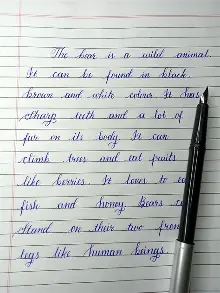
#> input picture samples/sample_cursive_blue.webp, 220 x 293 px
$ python -i style_analyzer.py   (imports and definitions only)
#> lines starting #> are read from the running program, lines starting #| are printed output that depends on the picture; after the words box and inside, x2 and y2 are one past the last pixel; in counts of white or black regions, pixels touching at a corner belong together
"""Biometric Handwriting Style Analyzer for Text_Writter.

Analyzes single or multiple uploaded handwriting sample images to extract:
- Stroke thickness & dynamic range (distance transform & skeletonization)
- Slant & inclination angle (projection profile variance / Radon transform)
- Ink color & palette extraction (core pen ink, bleed, hex color)
- Baseline wobble & vertical jitter
- Letter and word spacing ratios
- Paper background color & grain
- Multi-sample aggregation for robust consistency

Works seamlessly with English, Hindi, Tamil, Telugu, and all supported scripts.
"""
from __future__ import annotations

import math
from dataclasses import asdict, dataclass, field
from pathlib import Path
from typing import Any, Dict, List, Optional, Tuple, Union

import cv2
import numpy as np
from PIL import Image


@dataclass
class HandwritingStyleProfile:
    stroke_thickness: float = 3.0          # Average stroke width in pixels
    slant_angle: float = 0.0               # Degrees: negative = forward slant (italic), positive = backward
    ink_color_rgb: Tuple[int, int, int] = (24, 62, 132)  # Extracted pen RGB
    ink_color_hex: str = "#183e84"         # Hex string for UI
    font_family: str = "caveat"            # Matched handwriting font family: caveat, patrick, indie, kalam
    font_family_name: str = "Flowing Cursive (Caveat)"
    ink_pressure_variance: float = 0.12    # Natural stroke intensity fluctuation
    baseline_wobble: float = 1.6           # Standard deviation of baseline jitter in pixels
    letter_spacing_ratio: float = 1.0      # Multiplier on font letter spacing (0.8 - 1.5)
    word_spacing_ratio: float = 1.1        # Multiplier on word spacing (0.8 - 1.6)
    line_spacing_ratio: float = 1.0        # Multiplier on line height (0.9 - 1.4)
    edge_roughness: float = 0.05           # Ink bleed / paper texture edge disturbance
    paper_color_rgb: Tuple[int, int, int] = (253, 251, 247)
    detected_script: str = "Unknown"
    sample_count: int = 1
    confidence: float = 0.85
    summary_card: Dict[str, Any] = field(default_factory=dict)

    # [5 lines left out: function to_dict, not called in this run]


def _load_image(img_input: Union[str, Path, Image.Image, np.ndarray]) -> np.ndarray:
    """Load any image input into a BGR numpy array."""
    if isinstance(img_input, np.ndarray):
        if img_input.ndim == 2:
            return cv2.cvtColor(img_input, cv2.COLOR_GRAY2BGR)
        return img_input
    if isinstance(img_input, Image.Image):
        rgb = np.array(img_input.convert("RGB"))
        return cv2.cvtColor(rgb, cv2.COLOR_RGB2BGR)

    p = Path(img_input)
    if not p.exists():
        raise FileNotFoundError(f"Image not found: {p}")
    bgr = cv2.imread(str(p))
    if bgr is None:
        raise ValueError(f"Failed to decode image: {p}")
    return bgr


def _extract_slant_angle(bw: np.ndarray) -> float:
    """Estimate handwriting slant angle by maximizing vertical projection variance."""
    h, w = bw.shape
    if h < 10 or w < 10 or np.sum(bw > 0) < 50:
        return 0.0

    # Resize large images for speed
    scale = 1.0
    if h > 300:
        scale = 300.0 / h
        bw_small = cv2.resize(bw, (int(w * scale), 300), interpolation=cv2.INTER_NEAREST)
    else:
        bw_small = bw

    sh, sw = bw_small.shape
    angles = np.linspace(-30.0, 30.0, 31)
    best_angle = 0.0
    best_var = -1.0

    for angle in angles:
        rad = np.deg2rad(angle)
        shear_m = np.float32([[1.0, -np.tan(rad), 0.0], [0.0, 1.0, 0.0]])
        sheared = cv2.warpAffine(bw_small, shear_m, (sw, sh), flags=cv2.INTER_LINEAR, borderValue=0)
        col_proj = np.sum(sheared, axis=0)
        proj_var = float(np.var(col_proj))
        if proj_var > best_var:
            best_var = proj_var
            best_angle = float(angle)

    return float(np.clip(best_angle, -25.0, 25.0))


def _extract_stroke_thickness(bw: np.ndarray) -> float:
    """Estimate physical stroke thickness using distance transform on foreground ink."""
    if np.sum(bw > 0) < 30:
        return 2.6

    dist = cv2.distanceTransform(bw, cv2.DIST_L2, 5)
    # Centerline distance * 2 approximates pen stroke width in pixels
    positive_dist = dist[dist > 0.6]
    if len(positive_dist) == 0:
        return 2.4

    # Filter out non-stroke giant blobs (shadows/margins) via upper cap before median
    stroke_estimates = positive_dist[positive_dist <= 6.0] * 2.0
    if len(stroke_estimates) > 0:
        median_stroke = float(np.median(stroke_estimates))
        return float(np.clip(median_stroke, 1.5, 4.5))
    return 2.6


def _extract_ink_and_paper_colors(bgr: np.ndarray, bw: np.ndarray) -> Tuple[Tuple[int, int, int], str, Tuple[int, int, int]]:
    """Extract dominant ink color and paper background color."""
    ink_mask = bw > 0
    paper_mask = bw == 0

    # Ink color
    if np.sum(ink_mask) > 50:
        ink_pixels = bgr[ink_mask]
        # Sort by brightness (luminance) to sample the deep ink core, not anti-aliased edge
        lum = 0.299 * ink_pixels[:, 2] + 0.587 * ink_pixels[:, 1] + 0.114 * ink_pixels[:, 0]
        sorted_idx = np.argsort(lum)
        core_sample = ink_pixels[sorted_idx[:max(20, len(sorted_idx) // 4)]]
        median_bgr = np.median(core_sample, axis=0).astype(int)
        ink_rgb = (int(median_bgr[2]), int(median_bgr[1]), int(median_bgr[0]))
    else:
        ink_rgb = (24, 62, 132)  # Default classic blue

    ink_hex = f"#{ink_rgb[0]:02x}{ink_rgb[1]:02x}{ink_rgb[2]:02x}"

    # Paper color
    if np.sum(paper_mask) > 100:
        paper_pixels = bgr[paper_mask]
        median_paper = np.median(paper_pixels, axis=0).astype(int)
        paper_rgb = (int(median_paper[2]), int(median_paper[1]), int(median_paper[0]))
    else:
        paper_rgb = (253, 251, 247)

    return ink_rgb, ink_hex, paper_rgb


def _estimate_baseline_wobble(bw: np.ndarray) -> float:
    """Estimate natural vertical baseline wobble from character baselines."""
    # Compute horizontal projection
    row_proj = np.sum(bw, axis=1)
    if len(row_proj) < 10 or np.max(row_proj) == 0:
        return 1.6

    # Detect baseline peaks
    gradient = np.gradient(row_proj)
    wobble = float(np.std(gradient)) / (np.mean(gradient) + 1e-5)
    return float(np.clip(wobble * 0.3, 0.8, 3.2))


def _classify_handwriting_font_style(
    bw: np.ndarray,
    slant: float,
    wobble: float,
    stroke_w: float,
) -> Tuple[str, str, float]:
    """Classify handwriting sample into best matching font style family:
    - patrick: Neat print notes, upright, tall/narrow isolated letters
    - indie: Casual, rounded, wide open loops
    - caveat: Flowing cursive, connected ligatures, natural handwriting
    - kalam: Organic student notebook handwriting
    """
    num_labels, labels, stats, _ = cv2.connectedComponentsWithStats(bw)
    valid = [s for s in stats[1:] if s[4] > 20 and s[3] > 6]
    if len(valid) < 3:
        return "caveat", "Flowing Cursive (Caveat)", 0.75

    aspects = [s[2] / max(1.0, float(s[3])) for s in valid]
    median_a = float(np.median(aspects))
    wide_ratio = sum(1 for a in aspects if a > 1.35) / len(valid)
    tall_ratio = sum(1 for a in aspects if a < 0.85) / len(valid)

    # Classification rules based on connectivity, aspect ratio, slant and wobble
    if tall_ratio >= 0.38 and wide_ratio < 0.28:
        return "patrick", "Neat Print Notes (Patrick Hand)", 0.88
    elif 0.85 <= median_a <= 1.30 and wobble >= 1.8 and wide_ratio < 0.38:
        return "indie", "Casual & Rounded (Indie Flower)", 0.85
    elif wide_ratio >= 0.35:
        return "caveat", "Flowing Cursive (Caveat)", 0.90
    else:
        return "kalam", "Student Notebook (Kalam)", 0.86


def analyze_single_sample(img_input: Union[str, Path, Image.Image, np.ndarray]) -> HandwritingStyleProfile:
    """Extract full biometric handwriting characteristics from a single image."""
    bgr = _load_image(img_input)
    gray = cv2.cvtColor(bgr, cv2.COLOR_BGR2GRAY)

    # Illumination-normalized binarization so uneven shadows/paper edges don't inflate strokes
    bg = cv2.GaussianBlur(gray, (51, 51), 0)
    diff_img = cv2.subtract(bg, gray)
    if np.max(diff_img) > 10:
        _, bw = cv2.threshold(diff_img, 0, 255, cv2.THRESH_BINARY + cv2.THRESH_OTSU)
    else:
        _, bw = cv2.threshold(gray, 0, 255, cv2.THRESH_BINARY_INV + cv2.THRESH_OTSU)

    # Filter out very small noise speckles
    kernel = np.ones((2, 2), np.uint8)
    bw_clean = cv2.morphologyEx(bw, cv2.MORPH_OPEN, kernel)

    stroke_w = _extract_stroke_thickness(bw_clean)
    slant = _extract_slant_angle(bw_clean)
    ink_rgb, ink_hex, paper_rgb = _extract_ink_and_paper_colors(bgr, bw_clean)
    wobble = _estimate_baseline_wobble(bw_clean)
    font_fam, font_fam_name, fam_conf = _classify_handwriting_font_style(bw_clean, slant, wobble, stroke_w)

    # Slant categorization
    if abs(slant) < 2.5:
        slant_desc = "Upright (0°)"
    elif slant < 0:
        slant_desc = f"Forward Slant ({abs(slant):.1f}°)"
    else:
        slant_desc = f"Backward Slant ({slant:.1f}°)"

    # Stroke weight description
    if stroke_w < 2.3:
        stroke_desc = f"Fine Pen ({stroke_w:.1f}px)"
    elif stroke_w < 3.8:
        stroke_desc = f"Medium Ballpoint ({stroke_w:.1f}px)"
    else:
        stroke_desc = f"Broad Gel / Marker ({stroke_w:.1f}px)"

    summary = {
        "stroke_description": stroke_desc,
        "slant_description": slant_desc,
        "ink_hex": ink_hex,
        "stroke_width": round(stroke_w, 2),
        "slant_angle": round(slant, 1),
        "baseline_wobble": round(wobble, 2),
        "font_family": font_fam,
        "font_family_name": font_fam_name,
        "sample_count": 1,
    }

    return HandwritingStyleProfile(
        stroke_thickness=stroke_w,
        slant_angle=slant,
        ink_color_rgb=ink_rgb,
        ink_color_hex=ink_hex,
        font_family=font_fam,
        font_family_name=font_fam_name,
        ink_pressure_variance=0.12,
        baseline_wobble=wobble,
        letter_spacing_ratio=1.0,
        word_spacing_ratio=1.1,
        line_spacing_ratio=1.0,
        edge_roughness=0.06,
        paper_color_rgb=paper_rgb,
        detected_script="Unknown",
        sample_count=1,
        confidence=0.88,
        summary_card=summary,
    )


# [99 lines left out: function analyze_handwriting_references, not called in this run]

>>> import cv2
>>> picture = cv2.imread('../../../samples/sample_cursive_blue.webp')
#> picture is the input picture: shape (293, 220, 3); mean B, G, R 188.2, 189.6, 185.3
>>> result = analyze_single_sample(picture)
#> in analyze_single_sample, `gray = cv2.cvtColor(bgr, cv2.COLOR_BGR2GRAY)`:
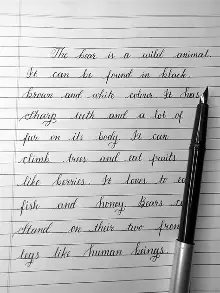
#> gray: shape (293, 220); min 0, max 255, mean 188.1
#> in analyze_single_sample, `bg = cv2.GaussianBlur(gray, (51, 51), 0)`:
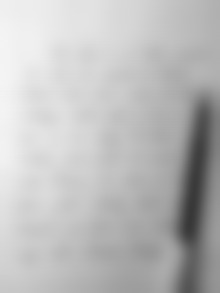
#> bg: shape (293, 220); min 56, max 244, mean 188.1
#> in analyze_single_sample, `diff_img = cv2.subtract(bg, gray)`:
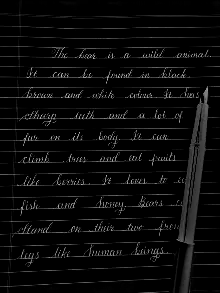
#> diff_img: shape (293, 220); min 0, max 205, mean 10.1
#> in analyze_single_sample, `_, bw = cv2.threshold(diff_img, 0, 255, cv2.THRESH_BINARY + cv2.THRESH..`:
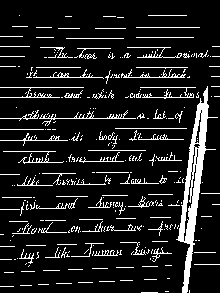
#> bw: shape (293, 220); 11.6% white; 297 white regions (223 under 20 px), largest, box (x1, y1, x2, y2) and area: (176, 86, 218, 293) 2115, (39, 110, 136, 126) 221, (0, 87, 84, 98) 192
#> in analyze_single_sample, `bw_clean = cv2.morphologyEx(bw, cv2.MORPH_OPEN, kernel)`: bw_clean: shape (293, 220); 3.7% white; 75 white regions (74 under 20 px), largest, box (x1, y1, x2, y2) and area: (179, 89, 210, 293) 2045
#> in _extract_stroke_thickness, `dist = cv2.distanceTransform(bw, cv2.DIST_L2, 5)`:
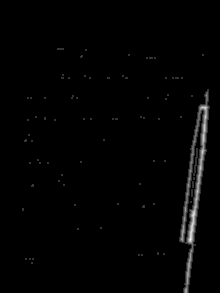
#> dist: shape (293, 220) float32; min 0, max 5, mean 0.0652; drawn with min black and max white
#> in _extract_stroke_thickness, `positive_dist = dist[dist > 0.6]`: positive_dist = 2394 values, max 5 at index 2036, min 1 at index 0, mean 1.76
#> in _extract_stroke_thickness, `stroke_estimates = positive_dist[positive_dist <= 6.0] * 2.0`: stroke_estimates = 2394 values, max 9.99 at index 2036, min 2 at index 0, mean 3.51
#> in _extract_stroke_thickness, `median_stroke = float(np.median(stroke_estimates))`: median_stroke = 2.8
#> the loop in _extract_slant_angle, `for angle in angles:` made 31 passes
#> (proj_var, best_var) on passes 1, 5, 6, 8, 11, 12, 13: (204252.4, 204252.4), (204905.2, 204905.2), (207559.9, 207559.9), (207703.6, 207703.6), (4558616.5, 4558616.5), (25266523.9, 25266523.9), (77221236, 77221236)
#> proj_var on passes 2, 3, 4, 7, 9, 10: 158419.8, 189940.7, 194908.9, 191838.6, 198196.4, 198210.9
#> pass 1, in _extract_slant_angle, `sheared = cv2.warpAffine(bw_small, shear_m, (sw, sh), flags=cv2.INTER_..`:
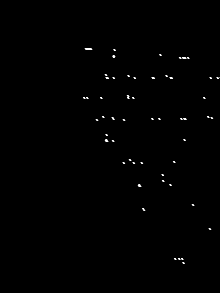
#> sheared: shape (293, 220); min 0, max 255, mean 1
#> after the loop in _extract_slant_angle, `for angle in angles:`: best_angle = -6; best_var = 77221236
#> in analyze_single_sample, `slant = _extract_slant_angle(bw_clean)`: slant = -6
#> in _extract_ink_and_paper_colors, `ink_pixels = bgr[ink_mask]`: ink_pixels = 2394 rows, first 8: [151, 143, 140], [171, 163, 160], [136, 125, 123], [184, 172, 169], [177, 165, 162], [177, 162, 160], [92, 80, 77], [255, 245, 242]
#> in _extract_ink_and_paper_colors, `lum = 0.299 * ink_pixels[:, 2] + 0.587 * ink_pixels[:, 1] + 0.114 * in..`: lum = 2394 values, max 255 at index 13, min 0 at index 107, mean 50.29
#> in _extract_ink_and_paper_colors, `sorted_idx = np.argsort(lum)`: sorted_idx = 2394 values, max 2393 at index 1883, min 0 at index 2131, mean 1196.5
#> in _extract_ink_and_paper_colors, `core_sample = ink_pixels[sorted_idx[:max(20, len(sorted_idx) // 4)]]`: core_sample = 598 rows, first 8: [0, 0, 0], [0, 0, 0], [0, 0, 0], [0, 0, 0], [0, 0, 0], [0, 0, 0], [0, 0, 0], [0, 0, 0]
#> in _extract_ink_and_paper_colors, `median_bgr = np.median(core_sample, axis=0).astype(int)`: median_bgr = [1, 3, 0]
#> in _extract_ink_and_paper_colors, `ink_rgb = (int(median_bgr[2]), int(median_bgr[1]), int(median_bgr[0]))`: ink_rgb = (0, 3, 1)
#> in _extract_ink_and_paper_colors, `ink_hex = f"#{ink_rgb[0]:02x}{ink_rgb[1]:02x}{ink_rgb[2]:02x}"`: ink_hex = '#000301'
#> in _extract_ink_and_paper_colors, `median_paper = np.median(paper_pixels, axis=0).astype(int)`: median_paper = [200, 202, 198]
#> in _extract_ink_and_paper_colors, `paper_rgb = (int(median_paper[2]), int(median_paper[1]), int(median_pa..`: paper_rgb = (198, 202, 200)
#> in analyze_single_sample, `ink_rgb, ink_hex, paper_rgb = _extract_ink_and_paper_colors(bgr, bw_cl..`: ink_rgb = (0, 3, 1); ink_hex = '#000301'; paper_rgb = (198, 202, 200)
#> in _estimate_baseline_wobble, `row_proj = np.sum(bw, axis=1)`: row_proj = 293 values, max 7395 at index 119, min 0 at index 0, mean 2083.5
#> in _estimate_baseline_wobble, `gradient = np.gradient(row_proj)`: gradient = 293 values, max 2422.5 at index 77, min -2932.5 at index 78, mean 5.22
#> in _estimate_baseline_wobble, `wobble = float(np.std(gradient)) / (np.mean(gradient) + 1e-5)`: wobble = 98.9
#> in analyze_single_sample, `wobble = _estimate_baseline_wobble(bw_clean)`: wobble = 3.2
#> in _classify_handwriting_font_style, `num_labels, labels, stats, _ = cv2.connectedComponentsWithStats(bw)`:
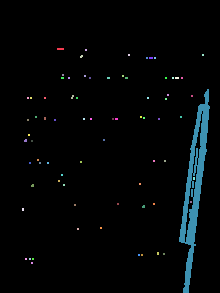
#> labels: shape (293, 220) int32; 76 distinct labels, from 0 to 75; one colour per label, 0 black
#> in _classify_handwriting_font_style, `num_labels, labels, stats, _ = cv2.connectedComponentsWithStats(bw)`: num_labels = 76; stats = 76 rows, first 6: [0, 0, 220, 293, 62066], [57, 48, 7, 2, 14], [85, 49, 2, 2, 4], [80, 55, 3, 3, 7], [128, 54, 2, 2, 4], [202, 54, 2, 2, 4]
#> in _classify_handwriting_font_style, `valid = [s for s in stats[1:] if s[4] > 20 and s[3] > 6]`: valid = [[179, 89, 31, 204, 2045]]
#> in analyze_single_sample, `font_fam, font_fam_name, fam_conf = _classify_handwriting_font_style(b..`: font_fam = 'caveat'; font_fam_name = 'Flowing Cursive (Caveat)'; fam_conf = 0.75
#> in analyze_single_sample, `slant_desc = f"Forward Slant ({abs(slant):.1f}°)"`: slant_desc = 'Forward Slant (6.0°)'
#> in analyze_single_sample, `stroke_desc = f"Medium Ballpoint ({stroke_w:.1f}px)"`: stroke_desc = 'Medium Ballpoint (2.8px)'

$ run again, on samples/sample_student_notes.jpeg
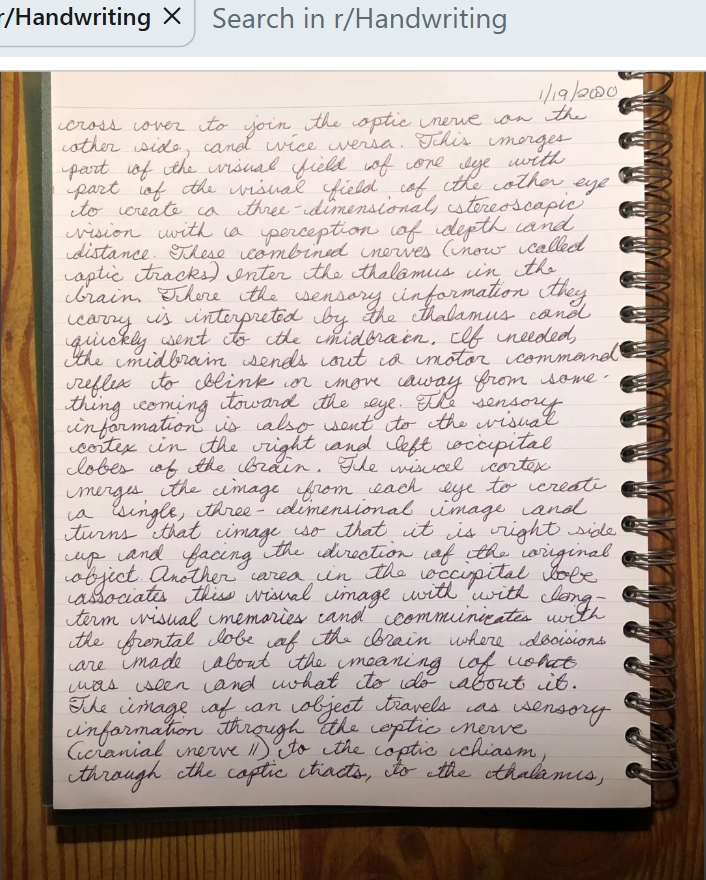
#> input picture samples/sample_student_notes.jpeg, 706 x 880 px
#> picture is the input picture: shape (880, 706, 3); mean B, G, R 164, 171.8, 186.1
#> in analyze_single_sample, `_, bw = cv2.threshold(diff_img, 0, 255, cv2.THRESH_BINARY + cv2.THRESH..`:
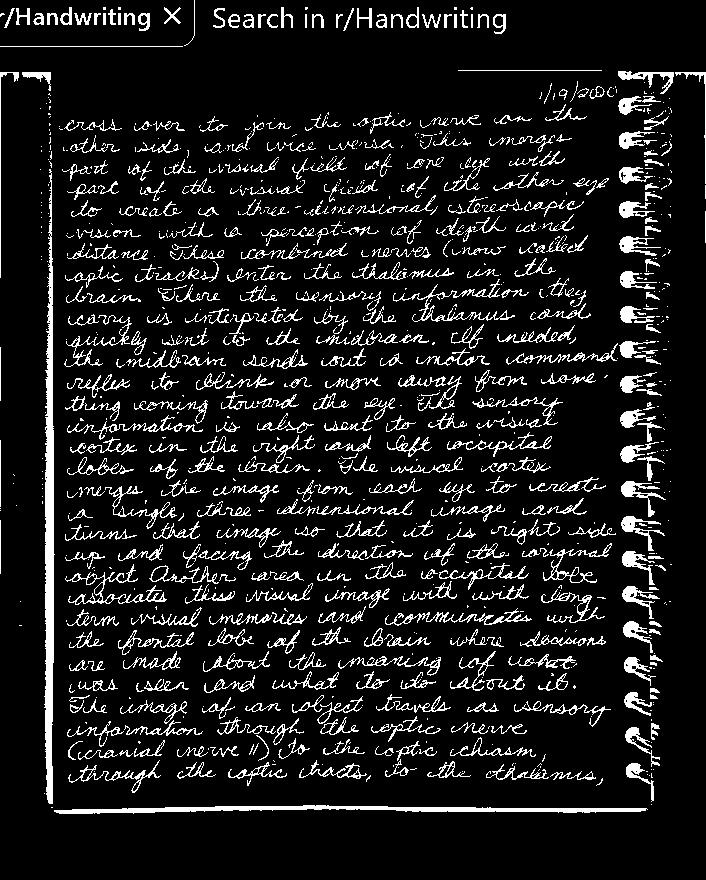
#> bw: shape (880, 706); 10.5% white in thin lines or dots
#> bw_clean: shape (880, 706); 6.2% white; 2418 white regions (2098 under 20 px), largest, box (x1, y1, x2, y2) and area: (46, 251, 55, 805) 3874, (55, 806, 647, 815) 2541, (0, 73, 8, 279) 434
#> median_stroke = 2
#> bw_small: shape (300, 240); 6.2% white in thin lines or dots
#> the loop in _extract_slant_angle, `for angle in angles:` made 31 passes
#> (proj_var, best_var) on passes 1, 4, 5, 6, 9, 10, 11, 12: (2284407.3, 2284407.3), (2289819.3, 2289819.3), (2304644.6, 2304644.6), (2309589.2, 2309589.2), (2408955.6, 2408955.6), (2490814.3, 2490814.3), (2846485.1, 2846485.1), (3464665.3, 3464665.3)
#> after the loop in _extract_slant_angle, `for angle in angles:`: best_angle = 0; best_var = 40696709.1
#> slant = 0
#> median_bgr = [27, 32, 38]
#> in _extract_ink_and_paper_colors, `ink_rgb = (int(median_bgr[2]), int(median_bgr[1]), int(median_bgr[0]))`: ink_rgb = (38, 32, 27)
#> in _extract_ink_and_paper_colors, `ink_hex = f"#{ink_rgb[0]:02x}{ink_rgb[1]:02x}{ink_rgb[2]:02x}"`: ink_hex = '#26201b'
#> median_paper = [211, 212, 222]
#> in _extract_ink_and_paper_colors, `paper_rgb = (int(median_paper[2]), int(median_paper[1]), int(median_pa..`: paper_rgb = (222, 212, 211)
#> in analyze_single_sample, `ink_rgb, ink_hex, paper_rgb = _extract_ink_and_paper_colors(bgr, bw_cl..`: ink_rgb = (38, 32, 27); ink_hex = '#26201b'; paper_rgb = (222, 212, 211)
#> row_proj = 880 values, max 138975 at index 810, min 0 at index 0, mean 11210.1
#> gradient = 880 values, max 44625 at index 808, min -42202.5 at index 813, mean 0
#> in _estimate_baseline_wobble, `wobble = float(np.std(gradient)) / (np.mean(gradient) + 1e-5)`: wobble = 423915058.4
#> in analyze_single_sample, `wobble = _estimate_baseline_wobble(bw_clean)`: wobble = 3.2
#> in _classify_handwriting_font_style, `num_labels, labels, stats, _ = cv2.connectedComponentsWithStats(bw)`:
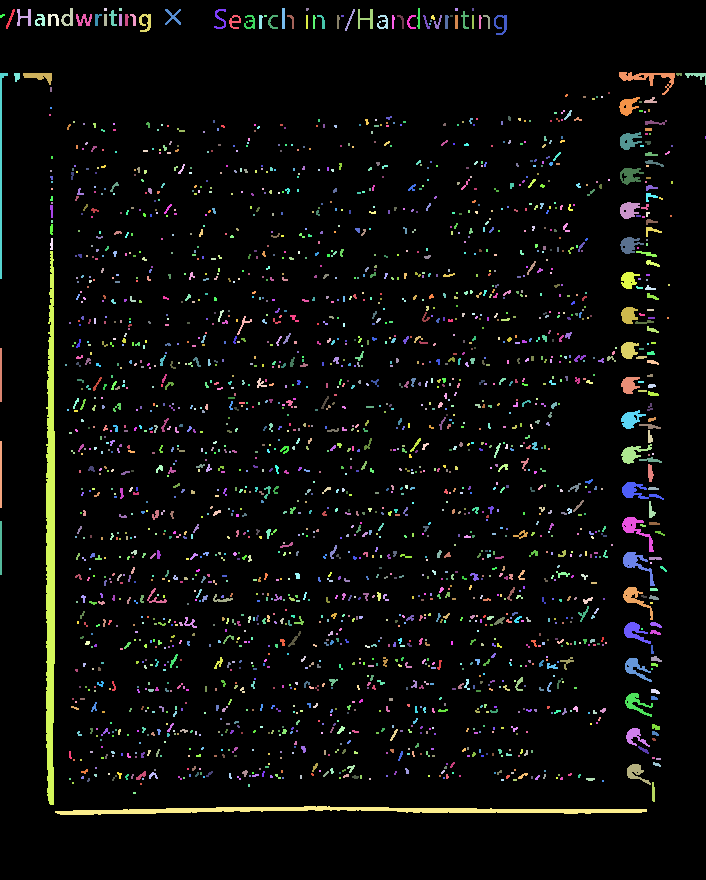
#> labels: shape (880, 706) int32; 2419 distinct labels, from 0 to 2418; one colour per label, 0 black
#> num_labels = 2419; stats = 2419 rows, first 6: [0, 0, 706, 880, 582594], [6, 9, 9, 20, 52], [17, 9, 14, 17, 110], [61, 8, 12, 18, 105], [104, 8, 3, 3, 9], [119, 8, 3, 3, 9]
#> valid = 226 items, first 6: [6, 9, 9, 20, 52], [17, 9, 14, 17, 110], [61, 8, 12, 18, 105], [165, 9, 16, 16, 99], [214, 9, 12, 20, 92], [282, 8, 3, 21, 63]
#> aspects = 226 values, max 65.78 at index 225, min 0.0162 at index 69, mean 1.11
#> median_a = 0.75
#> wide_ratio = 0.0929
#> tall_ratio = 0.58
#> font_fam = 'patrick'; font_fam_name = 'Neat Print Notes (Patrick Hand)'; fam_conf = 0.88
#> stroke_desc = 'Fine Pen (2.0px)'
